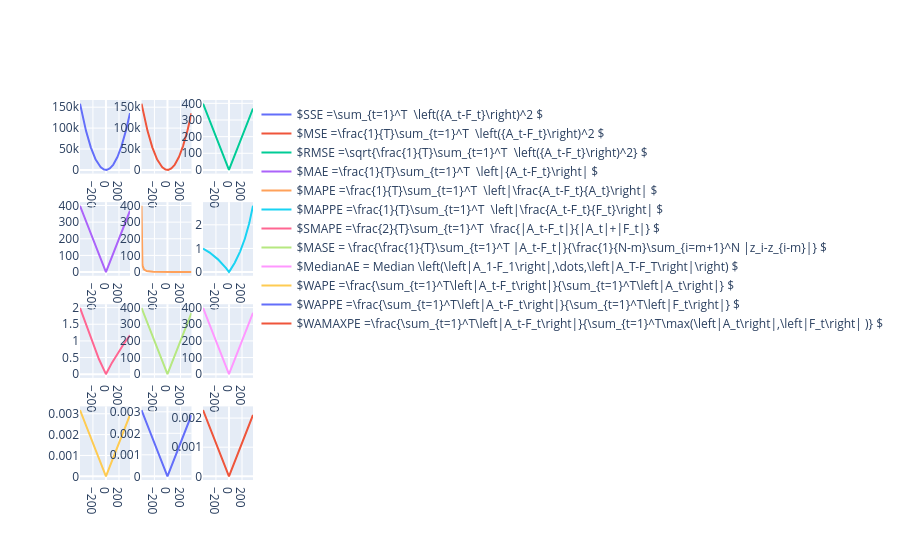

Notebook code for this chart:
### Code cell
# fig = plt.figure(figsize = (25,35))
# ax1=fig.add_subplot(111)
qlt_array=['SSE', 'MSE', 'RMSE', 'MAE', 'MAPE', 'MAPPE', 'SMAPE', 'MASE', 'MedianAE', 'WAPE', 'WAPPE', 'WAMAXPE']
qlt = [np.nan]*len(qlt_array)
fig = make_subplots(rows=4, cols=3)

qlt_desc = [r"$SSE =\sum_{t=1}^T  \left({A_t-F_t}\right)^2 $",
r"$MSE =\frac{1}{T}\sum_{t=1}^T  \left({A_t-F_t}\right)^2 $",
r"$RMSE =\sqrt{\frac{1}{T}\sum_{t=1}^T  \left({A_t-F_t}\right)^2} $",
r"$MAE =\frac{1}{T}\sum_{t=1}^T  \left|{A_t-F_t}\right| $",
r"$MAPE =\frac{1}{T}\sum_{t=1}^T  \left|\frac{A_t-F_t}{A_t}\right| $",
r"$MAPPE =\frac{1}{T}\sum_{t=1}^T  \left|\frac{A_t-F_t}{F_t}\right| $",
r"$SMAPE =\frac{2}{T}\sum_{t=1}^T  \frac{|A_t-F_t|}{|A_t|+|F_t|} $",
r"$MASE = \frac{\frac{1}{T}\sum_{t=1}^T |A_t-F_t|}{\frac{1}{N-m}\sum_{i=m+1}^N |z_i-z_{i-m}|} $",
r"$MedianAE = Median \left(\left|A_1-F_1\right|,\dots,\left|A_T-F_T\right|\right) $",
r"$WAPE =\frac{\sum_{t=1}^T\left|A_t-F_t\right|}{\sum_{t=1}^T\left|A_t\right|} $",
r"$WAPPE =\frac{\sum_{t=1}^T\left|A_t-F_t\right|}{\sum_{t=1}^T\left|F_t\right|} $",
r"$WAMAXPE =\frac{\sum_{t=1}^T\left|A_t-F_t\right|}{\sum_{t=1}^T\max(\left|A_t\right|,\left|F_t\right| )} $"]


# Independent training history for the MASE denominator (scale = 1).
mase_train = pd.Series(np.arange(-length, 0, dtype=float))

for i in range(len(qlt_array)):
  kwargs = {'train': mase_train} if qlt_array[i] == 'MASE' else {}
  qlt[i], qlt_vec = globals()['quality'+qlt_array[i]](frc_ts['x'], frc_ts['y'], **kwargs)
  qlt_vec.index = frc_ts['x']-frc_ts['y']
  fig.add_trace(
      go.Scatter(x=(frc_ts['x']-frc_ts['y']), y=qlt_vec,
      name=qlt_desc[i]),
      row=i//3+1, col=i%3+1
  )
fig.show()

### Figure 1 — Plotly figure (JSON) as saved in the notebook; plotly's stock layout.template omitted (floating-point values rounded to 4 significant figures; data arrays with more than 128 entries replaced by an {"elided": "..."} marker saying what was removed)
{"data": [{"name": "$SSE =\\sum_{t=1}^T  \\left({A_t-F_t}\\right)^2 $", "type": "scatter", "x": {"elided": "500 float values"}, "xaxis": "x", "y": {"elided": "500 float values"}, "yaxis": "y"}, {"name": "$MSE =\\frac{1}{T}\\sum_{t=1}^T  \\left({A_t-F_t}\\right)^2 $", "type": "scatter", "x": {"elided": "500 float values"}, "xaxis": "x2", "y": {"elided": "500 float values"}, "yaxis": "y2"}, {"name": "$RMSE =\\sqrt{\\frac{1}{T}\\sum_{t=1}^T  \\left({A_t-F_t}\\right)^2} $", "type": "scatter", "x": {"elided": "500 float values"}, "xaxis": "x3", "y": {"elided": "500 float values"}, "yaxis": "y3"}, {"name": "$MAE =\\frac{1}{T}\\sum_{t=1}^T  \\left|{A_t-F_t}\\right| $", "type": "scatter", "x": {"elided": "500 float values"}, "xaxis": "x4", "y": {"elided": "500 float values"}, "yaxis": "y4"}, {"name": "$MAPE =\\frac{1}{T}\\sum_{t=1}^T  \\left|\\frac{A_t-F_t}{A_t}\\right| $", "type": "scatter", "x": {"elided": "500 float values"}, "xaxis": "x5", "y": {"elided": "500 float values"}, "yaxis": "y5"}, {"name": "$MAPPE =\\frac{1}{T}\\sum_{t=1}^T  \\left|\\frac{A_t-F_t}{F_t}\\right| $", "type": "scatter", "x": {"elided": "500 float values"}, "xaxis": "x6", "y": {"elided": "500 float values"}, "yaxis": "y6"}, {"name": "$SMAPE =\\frac{2}{T}\\sum_{t=1}^T  \\frac{|A_t-F_t|}{|A_t|+|F_t|} $", "type": "scatter", "x": {"elided": "500 float values"}, "xaxis": "x7", "y": {"elided": "500 float values"}, "yaxis": "y7"}, {"name": "$MASE = \\frac{\\frac{1}{T}\\sum_{t=1}^T |A_t-F_t|}{\\frac{1}{N-m}\\sum_{i=m+1}^N |z_i-z_{i-m}|} $", "type": "scatter", "x": {"elided": "500 float values"}, "xaxis": "x8", "y": {"elided": "500 float values"}, "yaxis": "y8"}, {"name": "$MedianAE = Median \\left(\\left|A_1-F_1\\right|,\\dots,\\left|A_T-F_T\\right|\\right) $", "type": "scatter", "x": {"elided": "500 float values"}, "xaxis": "x9", "y": {"elided": "500 float values"}, "yaxis": "y9"}, {"name": "$WAPE =\\frac{\\sum_{t=1}^T\\left|A_t-F_t\\right|}{\\sum_{t=1}^T\\left|A_t\\right|} $", "type": "scatter", "x": {"elided": "500 float values"}, "xaxis": "x10", "y": {"elided": "500 float values"}, "yaxis": "y10"}, {"name": "$WAPPE =\\frac{\\sum_{t=1}^T\\left|A_t-F_t\\right|}{\\sum_{t=1}^T\\left|F_t\\right|} $", "type": "scatter", "x": {"elided": "500 float values"}, "xaxis": "x11", "y": {"elided": "500 float values"}, "yaxis": "y11"}, {"name": "$WAMAXPE =\\frac{\\sum_{t=1}^T\\left|A_t-F_t\\right|}{\\sum_{t=1}^T\\max(\\left|A_t\\right|,\\left|F_t\\right| )} $", "type": "scatter", "x": {"elided": "500 float values"}, "xaxis": "x12", "y": {"elided": "500 float values"}, "yaxis": "y12"}], "layout": {"xaxis": {"anchor": "y", "domain": [0.0, 0.2889]}, "xaxis10": {"anchor": "y10", "domain": [0.0, 0.2889]}, "xaxis11": {"anchor": "y11", "domain": [0.3556, 0.6444]}, "xaxis12": {"anchor": "y12", "domain": [0.7111, 1.0]}, "xaxis2": {"anchor": "y2", "domain": [0.3556, 0.6444]}, "xaxis3": {"anchor": "y3", "domain": [0.7111, 1.0]}, "xaxis4": {"anchor": "y4", "domain": [0.0, 0.2889]}, "xaxis5": {"anchor": "y5", "domain": [0.3556, 0.6444]}, "xaxis6": {"anchor": "y6", "domain": [0.7111, 1.0]}, "xaxis7": {"anchor": "y7", "domain": [0.0, 0.2889]}, "xaxis8": {"anchor": "y8", "domain": [0.3556, 0.6444]}, "xaxis9": {"anchor": "y9", "domain": [0.7111, 1.0]}, "yaxis": {"anchor": "x", "domain": [0.8063, 1.0]}, "yaxis10": {"anchor": "x10", "domain": [0.0, 0.1938]}, "yaxis11": {"anchor": "x11", "domain": [0.0, 0.1938]}, "yaxis12": {"anchor": "x12", "domain": [0.0, 0.1938]}, "yaxis2": {"anchor": "x2", "domain": [0.8063, 1.0]}, "yaxis3": {"anchor": "x3", "domain": [0.8063, 1.0]}, "yaxis4": {"anchor": "x4", "domain": [0.5375, 0.7312]}, "yaxis5": {"anchor": "x5", "domain": [0.5375, 0.7312]}, "yaxis6": {"anchor": "x6", "domain": [0.5375, 0.7312]}, "yaxis7": {"anchor": "x7", "domain": [0.2687, 0.4625]}, "yaxis8": {"anchor": "x8", "domain": [0.2687, 0.4625]}, "yaxis9": {"anchor": "x9", "domain": [0.2687, 0.4625]}}}
